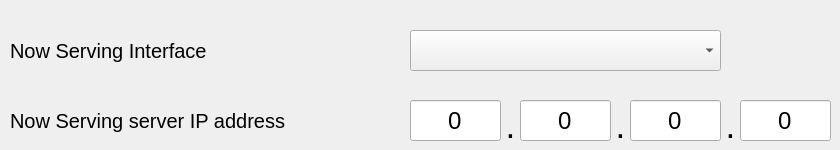
     <widget class="QWidget" name="tab5_3">
      <attribute name="title">
       <string>Now Serving</string>
      </attribute>
      <widget class="hobart::numericLineEdit" name="txtNowServing1">
       <property name="geometry">
        <rect>
         <x>410</x>
         <y>100</y>
         <width>91</width>
         <height>41</height>
        </rect>
       </property>
       <property name="font">
        <font>
         <pointsize>18</pointsize>
        </font>
       </property>
       <property name="inputMask">
        <string notr="true"/>
       </property>
       <property name="text">
        <string notr="true">0</string>
       </property>
       <property name="maxLength">
        <number>4</number>
       </property>
       <property name="alignment">
        <set>Qt::AlignCenter</set>
       </property>
       <property name="placeholderText">
        <string notr="true"/>
       </property>
      </widget>
      <widget class="QLabel" name="lblNowServingType">
       <property name="geometry">
        <rect>
         <x>10</x>
         <y>30</y>
         <width>391</width>
         <height>41</height>
        </rect>
       </property>
       <property name="font">
        <font>
         <pointsize>15</pointsize>
        </font>
       </property>
       <property name="text">
        <string>Now Serving Interface</string>
       </property>
       <property name="alignment">
        <set>Qt::AlignLeading|Qt::AlignLeft|Qt::AlignVCenter</set>
       </property>
       <property name="wordWrap">
        <bool>true</bool>
       </property>
      </widget>
      <widget class="QLabel" name="lblNowServing">
       <property name="geometry">
        <rect>
         <x>10</x>
         <y>100</y>
         <width>391</width>
         <height>41</height>
        </rect>
       </property>
       <property name="font">
        <font>
         <pointsize>15</pointsize>
        </font>
       </property>
       <property name="text">
        <string>Now Serving server IP address</string>
       </property>
       <property name="alignment">
        <set>Qt::AlignLeading|Qt::AlignLeft|Qt::AlignVCenter</set>
       </property>
       <property name="wordWrap">
        <bool>true</bool>
       </property>
      </widget>
      <widget class="QComboBox" name="cboNowServingType">
       <property name="geometry">
        <rect>
         <x>410</x>
         <y>30</y>
         <width>311</width>
         <height>41</height>
        </rect>
       </property>
       <property name="font">
        <font>
         <pointsize>15</pointsize>
        </font>
       </property>
      </widget>
      <widget class="hobart::numericLineEdit" name="txtNowServing3">
       <property name="geometry">
        <rect>
         <x>630</x>
         <y>100</y>
         <width>91</width>
         <height>41</height>
        </rect>
       </property>
       <property name="font">
        <font>
         <pointsize>18</pointsize>
        </font>
       </property>
       <property name="inputMask">
        <string notr="true"/>
       </property>
       <property name="text">
        <string notr="true">0</string>
       </property>
       <property name="maxLength">
        <number>4</number>
       </property>
       <property name="alignment">
        <set>Qt::AlignCenter</set>
       </property>
       <property name="placeholderText">
        <string notr="true"/>
       </property>
      </widget>
      <widget class="QLabel" name="lblDot2_2">
       <property name="geometry">
        <rect>
         <x>610</x>
         <y>110</y>
         <width>21</width>
         <height>31</height>
        </rect>
       </property>
       <property name="font">
        <font>
         <pointsize>26</pointsize>
        </font>
       </property>
       <property name="text">
        <string notr="true">.</string>
       </property>
       <property name="alignment">
        <set>Qt::AlignCenter</set>
       </property>
      </widget>
      <widget class="QLabel" name="lblDot3_2">
       <property name="geometry">
        <rect>
         <x>720</x>
         <y>110</y>
         <width>21</width>
         <height>31</height>
        </rect>
       </property>
       <property name="font">
        <font>
         <pointsize>26</pointsize>
        </font>
       </property>
       <property name="text">
        <string notr="true">.</string>
       </property>
       <property name="alignment">
        <set>Qt::AlignCenter</set>
       </property>
      </widget>
      <widget class="hobart::numericLineEdit" name="txtNowServing4">
       <property name="geometry">
        <rect>
         <x>740</x>
         <y>100</y>
         <width>91</width>
         <height>41</height>
        </rect>
       </property>
       <property name="font">
        <font>
         <pointsize>18</pointsize>
        </font>
       </property>
       <property name="inputMask">
        <string notr="true"/>
       </property>
       <property name="text">
        <string notr="true">0</string>
       </property>
       <property name="maxLength">
        <number>4</number>
       </property>
       <property name="alignment">
        <set>Qt::AlignCenter</set>
       </property>
       <property name="placeholderText">
        <string notr="true"/>
       </property>
      </widget>
      <widget class="hobart::numericLineEdit" name="txtNowServing2">
       <property name="geometry">
        <rect>
         <x>520</x>
         <y>100</y>
         <width>91</width>
         <height>41</height>
        </rect>
       </property>
       <property name="font">
        <font>
         <pointsize>18</pointsize>
        </font>
       </property>
       <property name="inputMask">
        <string notr="true"/>
       </property>
       <property name="text">
        <string notr="true">0</string>
       </property>
       <property name="maxLength">
        <number>4</number>
       </property>
       <property name="alignment">
        <set>Qt::AlignCenter</set>
       </property>
       <property name="placeholderText">
        <string notr="true"/>
       </property>
      </widget>
      <widget class="QLabel" name="lblDot1_3">
       <property name="geometry">
        <rect>
         <x>500</x>
         <y>110</y>
         <width>21</width>
         <height>31</height>
        </rect>
       </property>
       <property name="font">
        <font>
         <pointsize>26</pointsize>
        </font>
       </property>
       <property name="text">
        <string notr="true">.</string>
       </property>
       <property name="alignment">
        <set>Qt::AlignCenter</set>
       </property>
      </widget>
     </widget>
